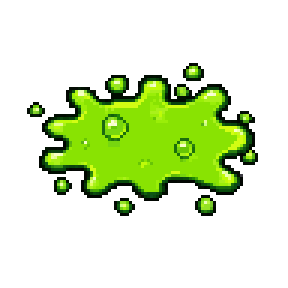
#> input picture tools/assetgen/ai_src/bomb_goo/goo_2.png, 96 x 96 px (shown 3 times larger)
$ python build_frost_floor.py ai_src/bomb_goo/goo_2.png out.png
#> lines starting #> are read from the running program, lines starting #| are printed output that depends on the picture
# -*- coding: utf-8 -*-
"""build_frost_floor.py — 寒冰龟「冰霜」地面冰层 frost-floor.png 的后处理(2026-11-05)。

来源: PixelLab pixflux 400×400 生成(job 3ee5ab3f-2cca-42c0-a692-5716c63a2400, seed 2205; 描述见
docs/studies/20261105-冰霜参考-艾尼维亚大招逐帧.md)。它要了透明底但回来的是不透明白底 ⇒ 这里把圆外的底色抠掉:
从四个角做洪水填充, 和角上颜色相差 ≤ TOL 的连通像素 alpha 置 0(圆里面的浅色不和角连通, 不会被抠)。
产物只有全透明 / 全不透明两种 alpha(像素画硬边, pixel_art_audit 要求零半透明)。
确定性: 同一张源图重跑逐字节相同。

用法: python tools/assetgen/build_frost_floor.py <源 png> [输出, 默认 assets/sprites/vfx/frost-floor.png]
"""
import os
import sys
from collections import deque

from PIL import Image

sys.stdout.reconfigure(encoding="utf-8")
ROOT = os.path.dirname(os.path.dirname(os.path.dirname(os.path.abspath(__file__))))
TOL = 24


def main() -> int:
	src = sys.argv[1]
	dst = sys.argv[2] if len(sys.argv) > 2 else os.path.join(ROOT, "assets", "sprites", "vfx", "frost-floor.png")
	im = Image.open(src).convert("RGBA")
#> im is the input picture: PIL image 96x96 RGBA; mean R, G, B, A 26.9, 48, 3.5, 64.3
	w, h = im.size
#> w = 96; h = 96
	px = im.load()
	seen = bytearray(w * h)
	q = deque()
	for x, y in ((0, 0), (w - 1, 0), (0, h - 1), (w - 1, h - 1)):
		q.append((x, y, px[x, y][:3]))
	cleared = 0
	while q:
		x, y, ref = q.popleft()
		if x < 0 or y < 0 or x >= w or y >= h or seen[y * w + x]:
			continue
		r, g, b, a = px[x, y]
		if a != 0 and max(abs(r - ref[0]), abs(g - ref[1]), abs(b - ref[2])) > TOL:
			continue
		seen[y * w + x] = 1
		px[x, y] = (0, 0, 0, 0)
		cleared += 1
		for dx, dy in ((1, 0), (-1, 0), (0, 1), (0, -1)):
			q.append((x + dx, y + dy, ref))
#> this loop made 29056 passes
#> (x, y) on passes 1 to 3: (0, 0), (95, 0), (0, 95)
#> after the loop, cleared = 7263
	for y in range(h):
		for x in range(w):
			r, g, b, a = px[x, y]
			if 0 < a < 255:
				px[x, y] = (r, g, b, 255 if a >= 128 else 0)
	im.save(dst, optimize=False)
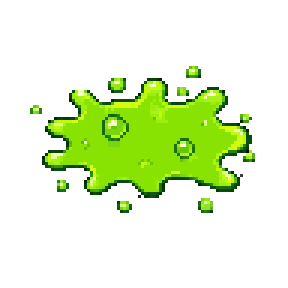
#> saved as out.png: PIL image 96x96 RGBA (shown 3 times larger); mean R, G, B, A 26, 43, 2.7, 54; transparent parts drawn white
	print("抠底 %d / %d 像素 → %s" % (cleared, w * h, os.path.relpath(dst, ROOT)))
#| 抠底 7263 / 9216 像素 → tools/assetgen/out.png
	return 0


if __name__ == "__main__":
	sys.exit(main())
#> (the program exits here)

$ run again, on tools/assetgen/ai_src/bomb_goo/goo_5.png
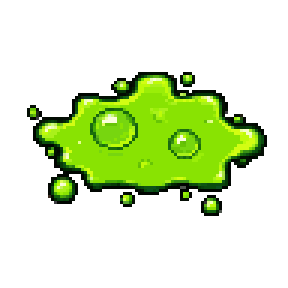
#> input picture tools/assetgen/ai_src/bomb_goo/goo_5.png, 96 x 96 px (shown 3 times larger)
#> in main, im is the input picture: PIL image 96x96 RGBA; mean R, G, B, A 27.9, 49.2, 3.9, 65.4
#> the loop in main, `while q:` made 28796 passes
#> (x, y) on passes 1 to 3: (0, 0), (95, 0), (0, 95)
#> after the loop in main, `while q:`: cleared = 7198
#> in main, `im.save(dst, optimize=False)`:
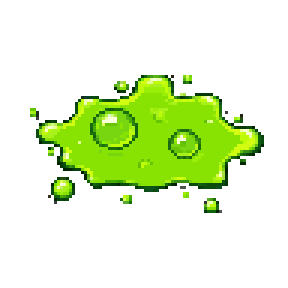
#> saved as out.png: PIL image 96x96 RGBA (shown 3 times larger); mean R, G, B, A 27.1, 44.4, 3.1, 55.8; transparent parts drawn white
#| 抠底 7198 / 9216 像素 → tools/assetgen/out.png
